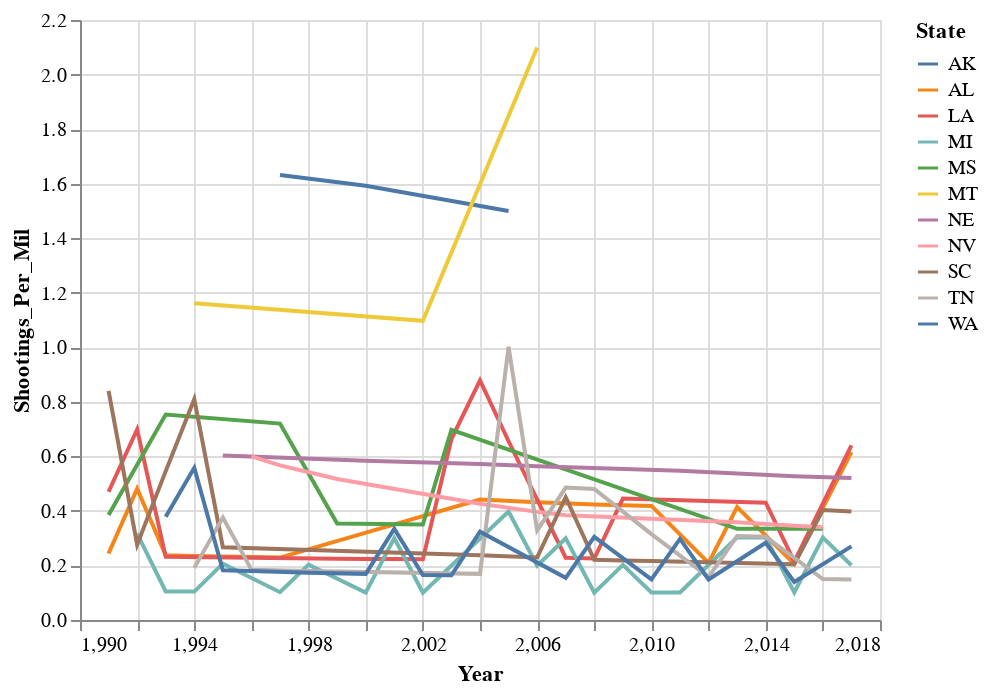

The notebook cell this image was saved under:
### Code cell
Chart(df_top13_shoot).mark_line().encode(
    x="Year",
    y="Shootings_Per_Mil",
    color="State"
)

### Figure 1 — Vega-Lite specification as saved in the notebook (floating-point values rounded to 4 significant figures; data arrays with more than 128 entries replaced by an {"elided": "..."} marker saying what was removed)
{"config": {"view": {"continuousWidth": 400, "continuousHeight": 300}}, "data": {"name": "data-61ac4a18f6fac8f4ce9ab88b572299e2"}, "mark": "line", "encoding": {"color": {"field": "State", "type": "nominal"}, "x": {"field": "Year", "type": "quantitative"}, "y": {"field": "Shootings_Per_Mil", "type": "quantitative"}}, "$schema": "https://vega.github.io/schema/vega-lite/v4.17.0.json", "datasets": {"data-61ac4a18f6fac8f4ce9ab88b572299e2": {"elided": "130 records"}}}
